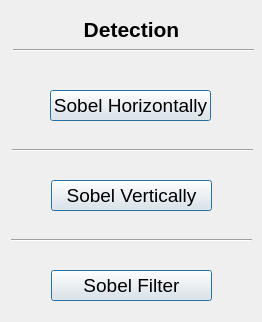
<?xml version="1.0" encoding="UTF-8"?>
<ui version="4.0">
 <class>SobelQwidget</class>
 <widget class="QWidget" name="SobelQwidget">
  <property name="geometry">
   <rect>
    <x>0</x>
    <y>0</y>
    <width>262</width>
    <height>322</height>
   </rect>
  </property>
  <property name="windowTitle">
   <string>Form</string>
  </property>
  <widget class="Line" name="line_3">
   <property name="geometry">
    <rect>
     <x>13</x>
     <y>40</y>
     <width>241</width>
     <height>20</height>
    </rect>
   </property>
   <property name="orientation">
    <enum>Qt::Horizontal</enum>
   </property>
  </widget>
  <widget class="QLabel" name="label">
   <property name="geometry">
    <rect>
     <x>-4</x>
     <y>9</y>
     <width>271</width>
     <height>41</height>
    </rect>
   </property>
   <property name="font">
    <font>
     <pointsize>16</pointsize>
     <weight>75</weight>
     <bold>true</bold>
    </font>
   </property>
   <property name="text">
    <string>Detection</string>
   </property>
   <property name="alignment">
    <set>Qt::AlignCenter</set>
   </property>
  </widget>
  <widget class="Line" name="line">
   <property name="geometry">
    <rect>
     <x>12</x>
     <y>140</y>
     <width>241</width>
     <height>20</height>
    </rect>
   </property>
   <property name="orientation">
    <enum>Qt::Horizontal</enum>
   </property>
  </widget>
  <widget class="QPushButton" name="sobelHorizontally">
   <property name="geometry">
    <rect>
     <x>50</x>
     <y>90</y>
     <width>161</width>
     <height>31</height>
    </rect>
   </property>
   <property name="font">
    <font>
     <pointsize>14</pointsize>
    </font>
   </property>
   <property name="text">
    <string>Sobel Horizontally</string>
   </property>
   <property name="default">
    <bool>true</bool>
   </property>
  </widget>
  <widget class="Line" name="line_2">
   <property name="geometry">
    <rect>
     <x>11</x>
     <y>230</y>
     <width>241</width>
     <height>20</height>
    </rect>
   </property>
   <property name="orientation">
    <enum>Qt::Horizontal</enum>
   </property>
  </widget>
  <widget class="QPushButton" name="sobelVertically">
   <property name="geometry">
    <rect>
     <x>51</x>
     <y>180</y>
     <width>161</width>
     <height>31</height>
    </rect>
   </property>
   <property name="font">
    <font>
     <pointsize>14</pointsize>
    </font>
   </property>
   <property name="text">
    <string>Sobel Vertically</string>
   </property>
   <property name="default">
    <bool>true</bool>
   </property>
  </widget>
  <widget class="QPushButton" name="sobelFilter">
   <property name="geometry">
    <rect>
     <x>51</x>
     <y>270</y>
     <width>161</width>
     <height>31</height>
    </rect>
   </property>
   <property name="font">
    <font>
     <pointsize>14</pointsize>
    </font>
   </property>
   <property name="text">
    <string>Sobel Filter</string>
   </property>
   <property name="default">
    <bool>true</bool>
   </property>
  </widget>
 </widget>
 <resources/>
 <connections/>
</ui>
